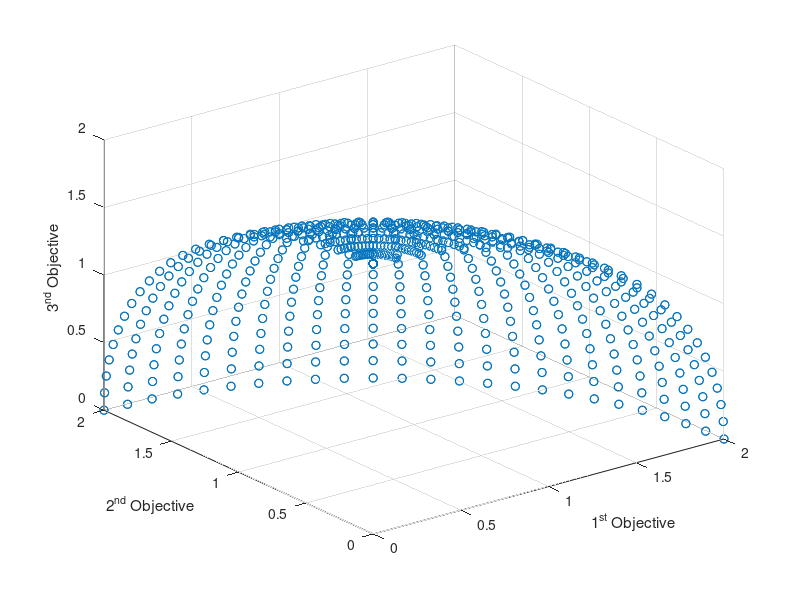

The MATLAB script that drew this image:
load('MMF14_a.mat');

scatter3(PF(:, 1), PF(:, 2),PF(:,3),'k.');

xlabel('1^{st} Objective');
ylabel('2^{nd} Objective');
zlabel('3^{nd} Objective');